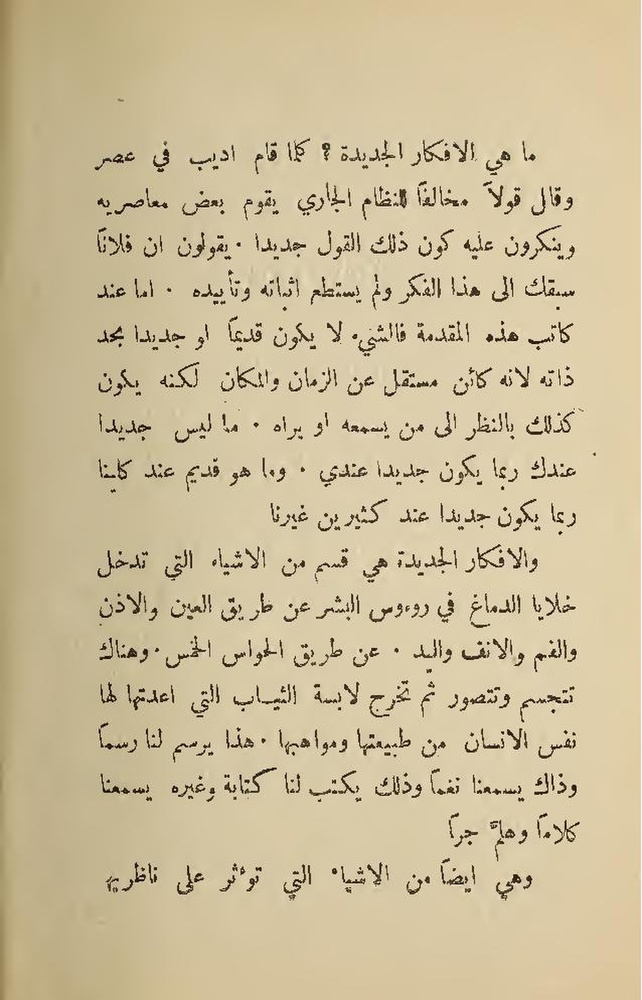
#> input picture experiments/test_data/step16_real_scans/ara_gibran_4/page.jpg, 642 x 1000 px, shrunk from 1920 x 2991 before the run
$ python -i imaging.py   (imports and definitions only)   (older library calls are emulated)
#> lines starting #> are read from the running program, lines starting #| are printed output that depends on the picture
"""Crop rendering, measured image evidence, the photo/drawing decision and encoding.

The decision uses only measured evidence: how much of the figure is covered by placed raster
images (source type), and colour/tonal statistics of the rendered crop. Photographs are
raster and rich in colours or grey tones; drawings, maps, diagrams and line art are vector,
or dominated by a few flat colours or tones. Tones are counted on 8-bit grey levels as well
as on quantized colours, so a black-and-white photograph is not mistaken for a drawing.
Anything in between is encoded losslessly as PNG and flagged. Every threshold is a
dimensionless share; file names are never consulted.
"""

import hashlib

import cv2
import numpy as np
from shapely import box as shape
from shapely import union_all

from book_core.figures.models import ExportedImage, ImageEvidence

QUANTIZE_BITS = 5  # bits per channel before counting colours
TOP_COLOURS = 16
FLAT_GRADIENT = 4.0  # Sobel magnitude on 0-255 intensities: no visible change
RASTER = 0.6  # raster share above which a figure is raster-sourced
VECTOR = 0.2  # raster share below which it is vector-sourced
PHOTO_DOMINANT = 0.5  # photographs spread over many colours or grey tones
DRAWING_DOMINANT = 0.7  # drawings are dominated by a few flat colours
DRAWING_FLAT = 0.75  # also the flat-pixel limit of a photograph
UNCERTAIN = "photo/drawing evidence is mixed; encoded as PNG; review"


# [15 lines left out: functions crop, decode_png, not called in this run]


def statistics(rgb):
    pixels = rgb.reshape(-1, 3).astype(np.uint32) >> (8 - QUANTIZE_BITS)
    codes = (pixels[:, 0] << (2 * QUANTIZE_BITS)) | (pixels[:, 1] << QUANTIZE_BITS) | pixels[:, 2]
    counts = np.bincount(codes, minlength=1 << (3 * QUANTIZE_BITS))
    total = max(1, codes.size)
#> total = 642000
    top = np.sort(counts)[::-1][:TOP_COLOURS].sum()
#> top = 496482
    gray = cv2.cvtColor(rgb, cv2.COLOR_RGB2GRAY).astype(np.float32)
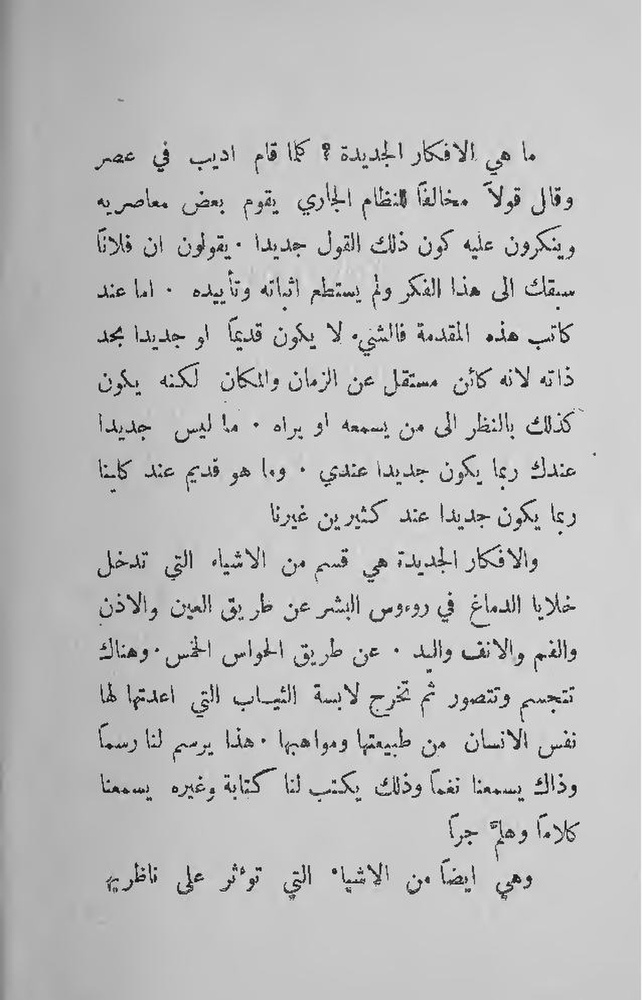
#> gray: shape (1000, 642) float32; min 3, max 250, mean 190.5
    gx = cv2.Sobel(gray, cv2.CV_32F, 1, 0, ksize=3) / 8.0
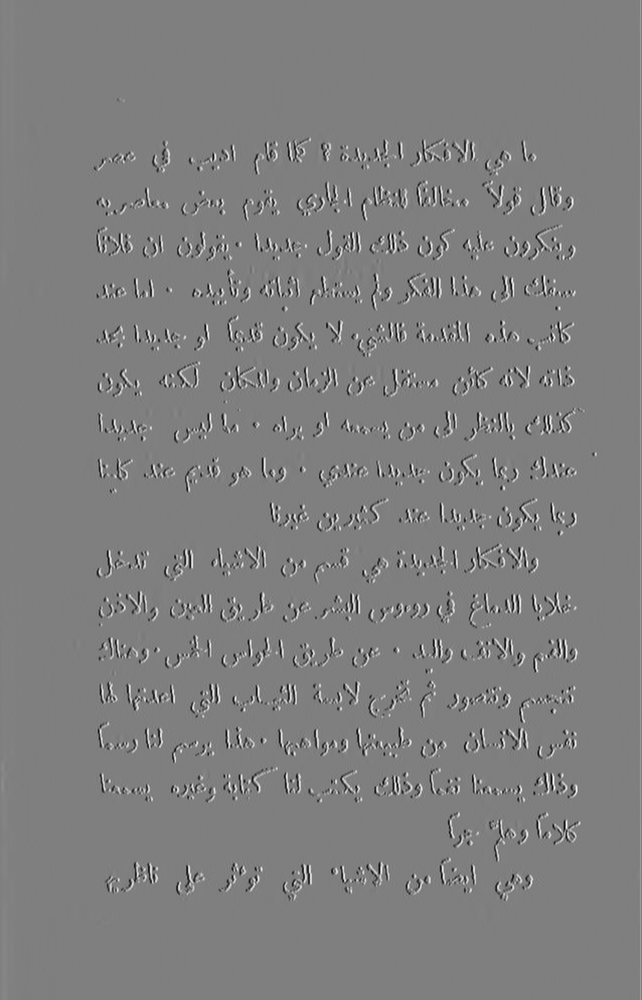
#> gx: shape (1000, 642) float32; min -109, max 109.5, mean 0.1; drawn with min black and max white
    gy = cv2.Sobel(gray, cv2.CV_32F, 0, 1, ksize=3) / 8.0
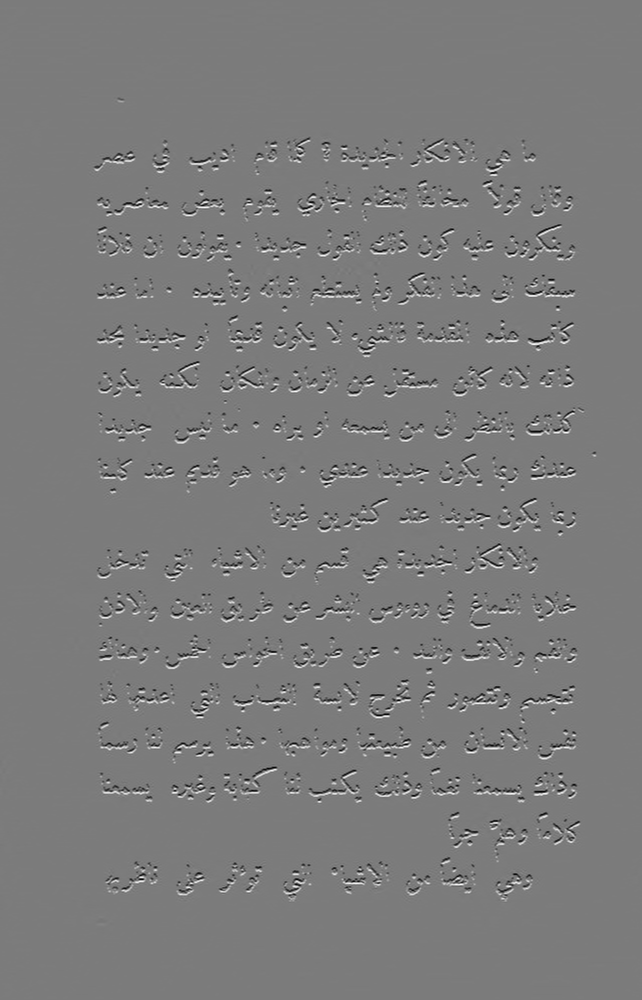
#> gy: shape (1000, 642) float32; min -105, max 111.1, mean 0; drawn with min black and max white
    flat = float(np.mean(np.hypot(gx, gy) < FLAT_GRADIENT))
#> flat = 0.832
    levels = np.bincount(gray.astype(np.uint8).ravel(), minlength=256)
#> levels = 256 values, max 33919 at index 208, min 0 at index 0, mean 2507.8
    tonal = np.sort(levels)[::-1][:TOP_COLOURS].sum() / total
#> tonal = 0.588
    return {
        "colour_count_ratio": round(min(1.0, int(np.count_nonzero(counts)) / total), 6),
        "dominant_colour_share": round(float(top) / total, 6),
        "dominant_tone_share": round(float(tonal), 6),
        "flat_share": round(flat, 6),
    }


# [57 lines left out: functions raster_share, decide, encode, exported, not called in this run]

>>> import cv2
>>> picture = cv2.cvtColor(cv2.imread('../../../../experiments/test_data/step16_real_scans/ara_gibran_4/page.jpg'), cv2.COLOR_BGR2RGB)
>>> result = statistics(picture)
#> result = {'colour_count_ratio': 0.000525, 'dominant_colour_share': 0.773, 'dominant_tone_share': 0.588, 'flat_share': 0.832}
